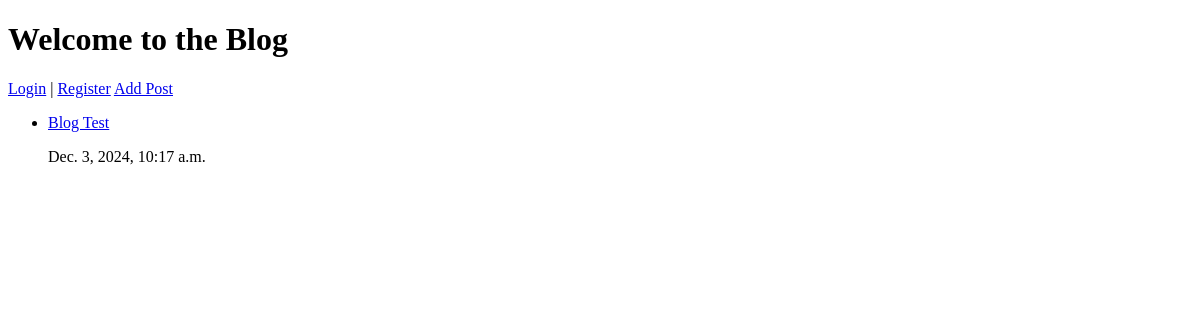
/, run on an earlier commit of the app's database.
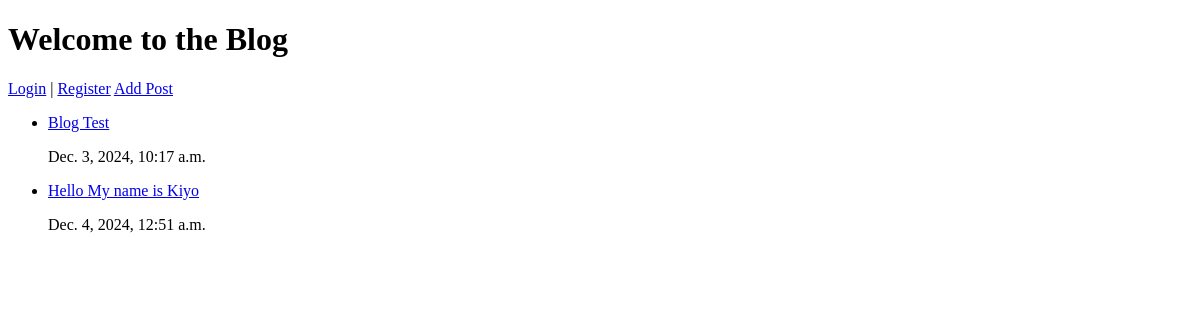
And on a later commit of the database.
### blog/models.py (models this page shows, shortened)
class Post(models.Model):
    title = models.CharField(max_length=200)
    content = models.TextField()
    author = models.CharField(max_length=100)
    created_at = models.DateTimeField(default=now)
    updated_at = models.DateTimeField(auto_now=True)

### blog/views.py (the view)
# urls.py: path('', views.home, name='home'),
def home(request):
    posts = Post.objects.all()
    return render(request, 'blog/home.html', {'posts':posts})

### blog/templates/blog/home.html (shortened to what this page needs)
<!DOCTYPE html>
<html lang="en">
<head>
</head>
<body>
    <h1>Welcome to the Blog</h1>
    {% if user.is_authenticated %}
        <p>Welcome, {{ user.username }}!</p>
        <a href="{% url 'logout' %}">Logout</a>
    {% else %}
        <a href="{% url 'login' %}">Login</a> |
        <a href="{% url 'register' %}">Register</a>
    {% endif %}
    <a href="{% url 'add_post' %}">Add Post</a>
    <ul>
        {% for post in posts %}
            <li>
                <a href="{% url 'post_detail' pk=post.pk %}">{{ post.title }}</a>
                <p>{{ post.created_at }}</p>
            </li>
        {% endfor %}
    </ul>
</body>
</html>

What changed in the data, as far as the page shows it:
added Post: title "Hello My name is Kiyo", created_at "Dec. 4, 2024, 12:51 a.m."
